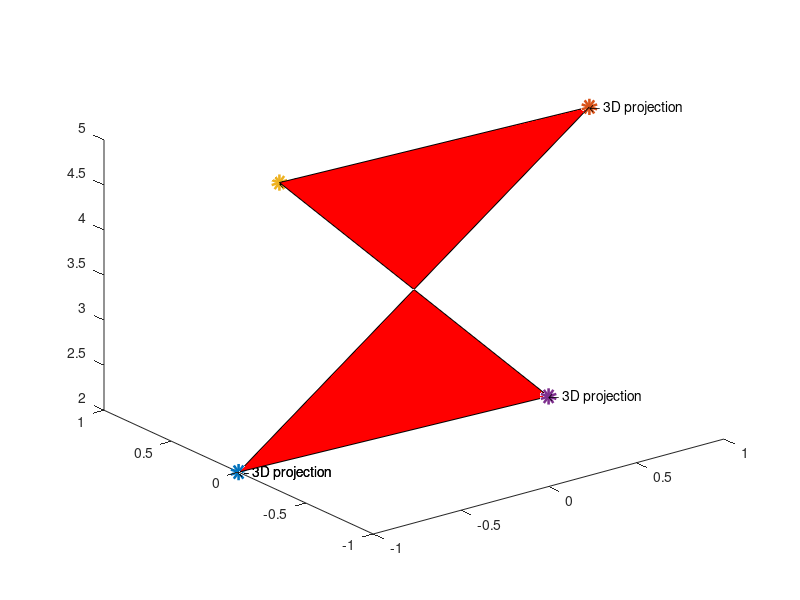

Reproduce this figure in MATLAB. (Note: this script raises an error after producing the figure.)
plot3(-1,0,2,'o','LineWidth',6);
hold on;
plot3(1,0,5,'o','LineWidth',6);
hold on;
plot3(0,1,4,'o','LineWidth',6);
hold on;
plot3(0,-1,3,'o','LineWidth',6);
hold on;
text([-1,1,0,0,-1],[0,0,1,-1,0],[2,5,4,3,2],'\leftarrow 3D projection');
hold on;
fill3([-1,1,0,0],[0,0,1,-1],[2,5,4,3],'r');
hold on;
plot([V1x,V2x,V3x,V4x,V1x],[V1y,V2y,V3y,V4y,V1y],'k');
fill([V1x,V2x,V3x,V4x,V1x],[V1y,V2y,V3y,V4y,V1y],'b');
hold on;
plot([V1(1),V2(1),V3(1),V4(1),V1(1)],[V1(2),V2(2),V3(2),V4(2),V1(2)],'k');
fill([V1(1),V2(1),V3(1),V4(1),V1(1)],[V1(2),V2(2),V3(2),V4(2),V1(2)],'g')
hold off;